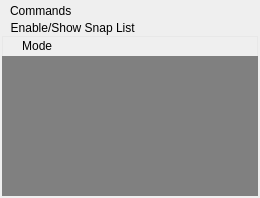
          <widget class="QWidget" name="snap_tool_widget" native="true">
           <property name="styleSheet">
            <string notr="true">QToolButton {
	border: none;
}

QToolButton:hover {
    color: white;
}

QToolButton:pressed {
    padding: 2px;
    font-size: 11px;
}</string>
           </property>
           <layout class="QVBoxLayout" name="verticalLayout_6">
            <property name="spacing">
             <number>0</number>
            </property>
            <property name="leftMargin">
             <number>2</number>
            </property>
            <property name="topMargin">
             <number>2</number>
            </property>
            <property name="rightMargin">
             <number>2</number>
            </property>
            <property name="bottomMargin">
             <number>2</number>
            </property>
            <item>
             <widget class="QToolButton" name="menu_commands_btn">
              <property name="text">
               <string> Commands</string>
              </property>
              <property name="icon">
               <iconset resource="../LevelEditor.qrc">
                <normaloff>:/icons/min.png</normaloff>:/icons/min.png</iconset>
              </property>
              <property name="iconSize">
               <size>
                <width>12</width>
                <height>12</height>
               </size>
              </property>
              <property name="toolButtonStyle">
               <enum>Qt::ToolButtonTextBesideIcon</enum>
              </property>
             </widget>
            </item>
            <item>
             <widget class="QToolButton" name="toolButton_50">
              <property name="text">
               <string> Enable/Show Snap List</string>
              </property>
              <property name="icon">
               <iconset resource="../LevelEditor.qrc">
                <normaloff>:/icons/dummy.png</normaloff>:/icons/dummy.png</iconset>
              </property>
              <property name="iconSize">
               <size>
                <width>12</width>
                <height>12</height>
               </size>
              </property>
              <property name="toolButtonStyle">
               <enum>Qt::ToolButtonTextBesideIcon</enum>
              </property>
             </widget>
            </item>
            <item>
             <widget class="QWidget" name="widget_2" native="true">
              <property name="styleSheet">
               <string notr="true">QWidget {
	border: 1px solid rgb(232, 232, 232);
}</string>
              </property>
              <layout class="QVBoxLayout" name="verticalLayout_7">
               <property name="spacing">
                <number>1</number>
               </property>
               <property name="leftMargin">
                <number>0</number>
               </property>
               <property name="topMargin">
                <number>1</number>
               </property>
               <property name="rightMargin">
                <number>0</number>
               </property>
               <property name="bottomMargin">
                <number>0</number>
               </property>
               <item>
                <widget class="QWidget" name="widget_3" native="true">
                 <property name="styleSheet">
                  <string notr="true">QWidget {
	border: none;
}

QToolButton {
	border: none;
}

QToolButton:hover {
    color: white;
}

QToolButton::checked {
	background-color: rgb(132, 132, 132);
    border-radius: 2px;
}

QToolButton:pressed {
    padding: 2px;
    font-size: 11px;
    border: 1px solid rgb(232, 232, 232);
    background-color: rgb(132, 132, 132);
}</string>
                 </property>
                 <layout class="QHBoxLayout" name="horizontalLayout_8">
                  <property name="spacing">
                   <number>32</number>
                  </property>
                  <property name="leftMargin">
                   <number>12</number>
                  </property>
                  <property name="topMargin">
                   <number>1</number>
                  </property>
                  <property name="rightMargin">
                   <number>1</number>
                  </property>
                  <property name="bottomMargin">
                   <number>1</number>
                  </property>
                  <item>
                   <widget class="QToolButton" name="toolButton_51">
                    <property name="maximumSize">
                     <size>
                      <width>16777215</width>
                      <height>16</height>
                     </size>
                    </property>
                    <property name="text">
                     <string> Mode</string>
                    </property>
                    <property name="icon">
                     <iconset resource="../LevelEditor.qrc">
                      <normaloff>:/icons/plus_minus.png</normaloff>:/icons/plus_minus.png</iconset>
                    </property>
                    <property name="checkable">
                     <bool>true</bool>
                    </property>
                    <property name="checked">
                     <bool>false</bool>
                    </property>
                    <property name="toolButtonStyle">
                     <enum>Qt::ToolButtonTextBesideIcon</enum>
                    </property>
                   </widget>
                  </item>
                  <item>
                   <widget class="QToolButton" name="toolButton_52">
                    <property name="maximumSize">
                     <size>
                      <width>16777215</width>
                      <height>16</height>
                     </size>
                    </property>
                    <property name="text">
                     <string/>
                    </property>
                    <property name="icon">
                     <iconset resource="../LevelEditor.qrc">
                      <normaloff>:/icons/del.png</normaloff>:/icons/del.png</iconset>
                    </property>
                   </widget>
                  </item>
                  <item>
                   <spacer name="horizontalSpacer_3">
                    <property name="orientation">
                     <enum>Qt::Horizontal</enum>
                    </property>
                    <property name="sizeHint" stdset="0">
                     <size>
                      <width>70</width>
                      <height>16</height>
                     </size>
                    </property>
                   </spacer>
                  </item>
                 </layout>
                </widget>
               </item>
               <item>
                <widget class="QListWidget" name="snap_list">
                 <property name="sizePolicy">
                  <sizepolicy hsizetype="Expanding" vsizetype="Fixed">
                   <horstretch>0</horstretch>
                   <verstretch>0</verstretch>
                  </sizepolicy>
                 </property>
                 <property name="minimumSize">
                  <size>
                   <width>0</width>
                   <height>140</height>
                  </size>
                 </property>
                 <property name="maximumSize">
                  <size>
                   <width>16777215</width>
                   <height>140</height>
                  </size>
                 </property>
                 <property name="styleSheet">
                  <string notr="true">QWidget {
	border: none;
	background-color: gray;
}</string>
                 </property>
                </widget>
               </item>
              </layout>
             </widget>
            </item>
           </layout>
          </widget>
